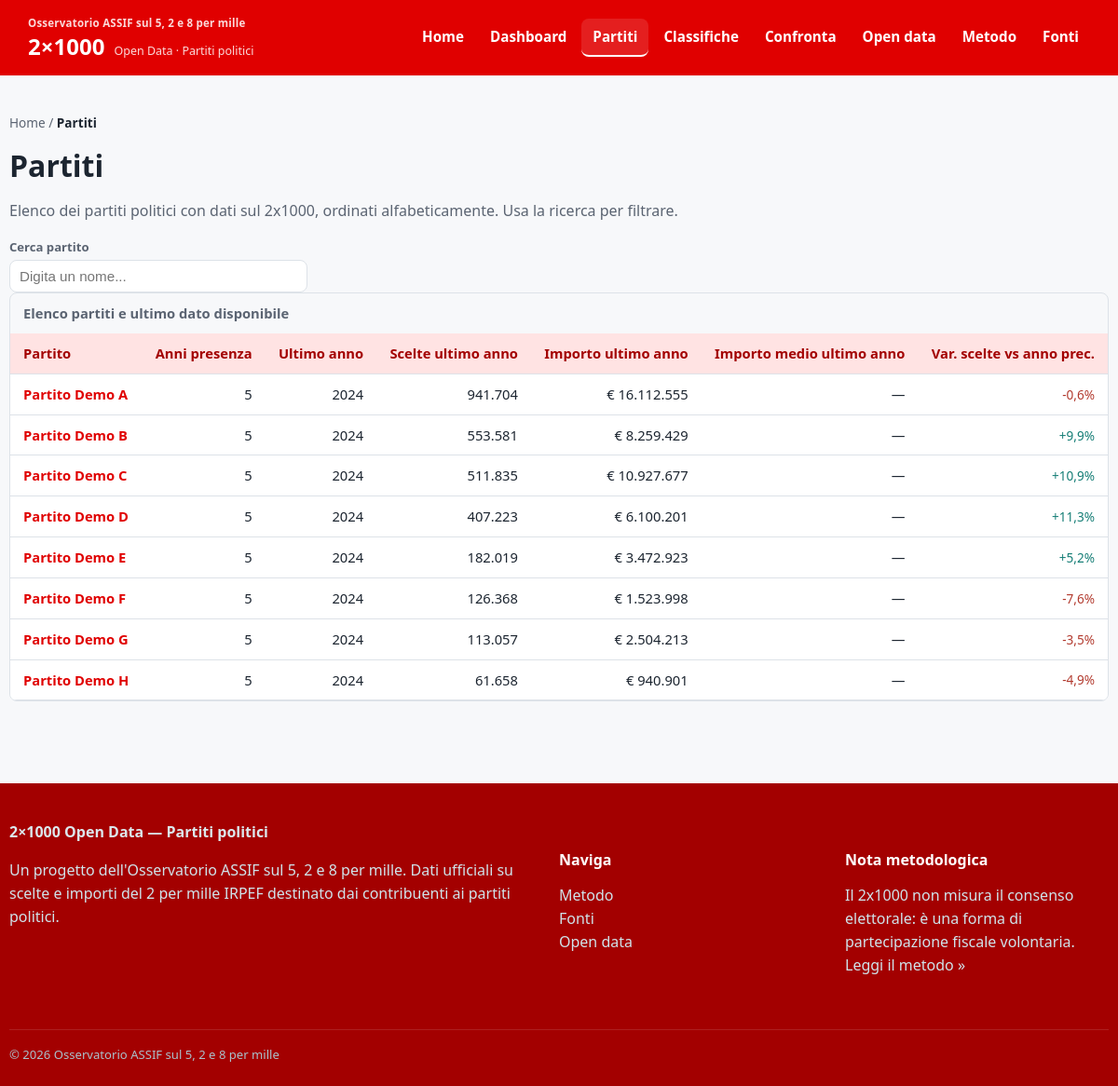
Page /partiti.php on the committed database.
### tables this page shows
CREATE TABLE IF NOT EXISTS results (
  id INT UNSIGNED NOT NULL AUTO_INCREMENT,
  party_id INT UNSIGNED NOT NULL,
  declaration_year SMALLINT UNSIGNED NOT NULL,
  tax_year SMALLINT UNSIGNED NOT NULL,
  valid_choices BIGINT UNSIGNED NOT NULL DEFAULT 0 COMMENT 'numero di scelte valide',
  pct_total_taxpayers DECIMAL(8,5) NULL COMMENT 'scelte valide / totale contribuenti (%)',
  pct_valid_choices DECIMAL(8,5) NULL COMMENT 'quota sul totale delle scelte valide (%)',
  amount DECIMAL(16,2) NOT NULL DEFAULT 0 COMMENT 'importo assegnato in euro',
  pct_amount DECIMAL(8,5) NULL COMMENT 'quota sull''importo totale (%)',
  avg_amount_per_choice DECIMAL(10,2) NULL COMMENT 'importo medio per scelta (indicatore aggregato, non reddito medio)',
  rank_choices SMALLINT UNSIGNED NULL,
  rank_amount SMALLINT UNSIGNED NULL,
  rank_avg_amount SMALLINT UNSIGNED NULL,
  source_id INT UNSIGNED NULL,
  created_at TIMESTAMP NOT NULL DEFAULT CURRENT_TIMESTAMP,
  updated_at TIMESTAMP NOT NULL DEFAULT CURRENT_TIMESTAMP ON UPDATE CURRENT_TIMESTAMP,
  PRIMARY KEY (id),
  UNIQUE KEY uniq_results_party_year (party_id, declaration_year),
  KEY idx_results_party (party_id),
  KEY idx_results_declaration_year (declaration_year),
  KEY idx_results_tax_year (tax_year),
  KEY idx_results_source (source_id),
  CONSTRAINT fk_results_party FOREIGN KEY (party_id) REFERENCES parties (id) ON DELETE CASCADE,
  CONSTRAINT fk_results_source FOREIGN KEY (source_id) REFERENCES sources (id) ON DELETE SET NULL
);

### app/includes/layout.php (called while the page is built, shortened)
<?php
function render_page(string $view, array $data = [], string $pageTitle = '2x1000 Open Data — Partiti politici', string $pageDescription = ''): void
{
    extract($data, EXTR_SKIP);
    require __DIR__ . '/header.php';
    require $view;
    require __DIR__ . '/footer.php';
}

### public/partiti.php (called while the page is built, shortened)
<?php
$rows = Result::latestForAllParties();
$rows = array_values(array_filter($rows, static function (array $r): bool {
    return (int) ($r['years_present'] ?? 0) > 0 && (int) ($r['valid_choices'] ?? 0) > 0;
}));
usort($rows, fn($a, $b) => strcmp($a['canonical_name'], $b['canonical_name']));
render_page(
    __DIR__ . '/../app/views/parties.php',
    ['rows' => $rows],
    'Partiti — 2x1000 Open Data',
    'Elenco dei partiti politici con dati storici sul 2x1000 IRPEF.'
);

### app/includes/helpers.php (called while the page is built, shortened)
<?php
function h(?string $value): string
{
    return htmlspecialchars($value ?? '', ENT_QUOTES, 'UTF-8');
}
function fmt_int(int|float|string|null $value): string
{
    return number_format((float) $value, 0, ',', '.');
}
function fmt_amount(int|float|string|null $value, int $decimals = 0): string
{
    if ($value === null) {
        return '—';
    }
    return '€ ' . number_format((float) $value, $decimals, ',', '.');
}
function fmt_delta(int|float|string|null $value, bool $isPct = false, int $decimals = 1): string
{
    $sign = $value > 0 ? '+' : '';
    return $sign . number_format((float) $value, $isPct ? $decimals : 0, ',', '.') . ($isPct ? '%' : '');
}
function current_path(): string
{
    return parse_url($_SERVER['REQUEST_URI'] ?? '/', PHP_URL_PATH) ?: '/';
}

### app/config/database.php (called while the page is built, shortened)
<?php
function env(string $key, ?string $default = null): ?string
{
    $value = getenv($key);
    return $value !== false ? $value : ($_ENV[$key] ?? $default);
}
function db(): PDO
{
    static $pdo = null;
    $host = env('DB_HOST', 'localhost');
    $port = env('DB_PORT', '3306');
    $name = env('DB_NAME', '2x1000');
    $charset = env('DB_CHARSET', 'utf8mb4');
    $user = env('DB_USER', 'root');
    $pass = env('DB_PASS', '');
    $dsn = "mysql:host=$host;port=$port;dbname=$name;charset=$charset";
    try {
        $pdo = new PDO($dsn, $user, $pass, [
            PDO::ATTR_ERRMODE => PDO::ERRMODE_EXCEPTION,
            PDO::ATTR_DEFAULT_FETCH_MODE => PDO::FETCH_ASSOC,
            PDO::ATTR_EMULATE_PREPARES => false,
        ]);
    } catch (PDOException $e) {
        http_response_code(500);
        if (str_starts_with($_SERVER['SCRIPT_NAME'] ?? '', '/api/')) {
            header('Content-Type: application/json; charset=utf-8');
            echo json_encode(['error' => 'Database non disponibile']);
        } else {
            echo 'Database non disponibile. Verifica la configurazione in .env.';
        }
        exit;
    }
    return $pdo;
}

### app/models/Result.php (called while the page is built, shortened)
<?php
final class Result
{
    public static function latestForAllParties(): array
    {
        $sql = 'SELECT v.*, (SELECT COUNT(*) FROM results r2 WHERE r2.party_id = v.party_id) AS years_present
                FROM v_results_full v
                JOIN (
                    SELECT party_id, MAX(declaration_year) AS max_year
                    FROM results GROUP BY party_id
                ) latest ON latest.party_id = v.party_id AND latest.max_year = v.declaration_year
                ORDER BY v.canonical_name ASC';
        return db()->query($sql)->fetchAll();
    }
}

### app/views/parties.php (the view, shortened to what this page needs)
<div class="container section">
  <nav class="breadcrumb"><a href="/">Home</a> / <span aria-current="page">Partiti</span></nav>
  <h1>Partiti</h1>
  <p class="text-muted">Elenco dei partiti politici con dati sul 2x1000, ordinati alfabeticamente. Usa la ricerca per filtrare.</p>
  <div class="field" style="max-width:320px">
    <label for="party-search">Cerca partito</label>
    <input type="search" id="party-search" placeholder="Digita un nome...">
  </div>
  <div class="table-wrap">
    <table class="data-table" id="parties-table">
      <caption>Elenco partiti e ultimo dato disponibile</caption>
      <thead>
        <tr>
          <th>Partito</th>
          <th>Anni presenza</th>
          <th>Ultimo anno</th>
          <th>Scelte ultimo anno</th>
          <th>Importo ultimo anno</th>
          <th>Importo medio ultimo anno</th>
          <th>Var. scelte vs anno prec.</th>
        </tr>
      </thead>
      <tbody>
      <?php foreach ($rows as $r): ?>
        <tr>
          <td data-label="partito"><a href="/partito.php?slug=<?= h($r['slug']) ?>"><?= h($r['canonical_name']) ?></a></td>
          <td><?= fmt_int($r['years_present']) ?></td>
          <td><?= h((string) ($r['declaration_year'] ?? '—')) ?></td>
          <td><?= fmt_int($r['valid_choices'] ?? null) ?></td>
          <td><?= fmt_amount($r['amount'] ?? null) ?></td>
          <td><?= fmt_amount($r['avg_amount_per_choice'] ?? null, 2) ?></td>
          <td class="<?= isset($r['choices_delta_pct']) && $r['choices_delta_pct'] < 0 ? 'kpi-delta negative' : 'kpi-delta positive' ?>">
            <?= isset($r['choices_delta_pct']) ? fmt_delta((float) $r['choices_delta_pct'], true) : '—' ?>
          </td>
        </tr>
      <?php endforeach; ?>
      </tbody>
    </table>
  </div>
</div>

### app/includes/header.php (shortened to what this page needs)
<?php
$navItems = [
    '/' => 'Home',
    '/dashboard.php' => 'Dashboard',
    '/partiti.php' => 'Partiti',
    '/classifiche.php' => 'Classifiche',
    '/confronta.php' => 'Confronta',
    '/open-data.php' => 'Open data',
    '/metodo.php' => 'Metodo',
    '/fonti.php' => 'Fonti',
];
$currentPath = current_path();
?>
<!DOCTYPE html>
<html lang="it">
<head>
<link rel="stylesheet" href="/assets/css/main.css">
</head>
<body>
<header class="site-header">
  <div class="container header-inner">
    <a class="brand" href="/">
      <span class="brand-eyebrow">Osservatorio ASSIF sul 5, 2 e 8 per mille</span>
      <span class="brand-mark">2×1000 <span class="brand-sub">Open Data · Partiti politici</span></span>
    </a>
    <nav class="main-nav" aria-label="Navigazione principale">
      <ul id="main-nav-list">
        <?php foreach ($navItems as $href => $label): ?>
          <li>
            <a href="<?= h($href) ?>" <?= ($currentPath === $href || ($href !== '/' && str_starts_with($currentPath, $href))) ? 'class="active" aria-current="page"' : '' ?>><?= h($label) ?></a>
          </li>
        <?php endforeach; ?>
      </ul>
    </nav>
  </div>
</header>
<main id="main-content">

### app/includes/footer.php (shortened to what this page needs)
</main>
<footer class="site-footer">
  <div class="container footer-inner">
    <div class="footer-col">
      <strong>2×1000 Open Data — Partiti politici</strong>
      <p>Un progetto dell'Osservatorio ASSIF sul 5, 2 e 8 per mille. Dati ufficiali su scelte e importi del 2 per mille IRPEF destinato dai contribuenti ai partiti politici.</p>
    </div>
    <div class="footer-col">
      <h2>Naviga</h2>
      <ul>
        <li><a href="/metodo.php">Metodo</a></li>
        <li><a href="/fonti.php">Fonti</a></li>
        <li><a href="/open-data.php">Open data</a></li>
      </ul>
    </div>
    <div class="footer-col">
      <h2>Nota metodologica</h2>
      <p>Il 2x1000 non misura il consenso elettorale: è una forma di partecipazione fiscale volontaria. <a href="/metodo.php">Leggi il metodo »</a></p>
    </div>
  </div>
  <div class="footer-bottom container">
    <span>© <?= date('Y') ?> Osservatorio ASSIF sul 5, 2 e 8 per mille</span>
  </div>
</footer>
</body>
</html>

### public/assets/css/main.css (style rules this page uses)
:root { --color-bg: #f7f8fa; --color-surface: #ffffff; --color-text: #1c2530; --color-text-muted: #5b6472; --color-border: #dde2e8; --color-primary: #e00000; --color-primary-dark: #a30000; --color-primary-light: #ffe3e3; --color-accent: #147d75; --color-positive: #147d75; --color-negative: #b23a2e; --color-warning: #a9741c; --radius: 8px; --radius-pill: 999px; --shadow-sm: 0 1px 2px rgba(15, 30, 45, 0.06); --shadow-md: 0 4px 16px rgba(15, 30, 45, 0.08); --font-sans: "Source Sans 3", "Segoe UI", Helvetica, Arial, sans-serif; --max-width: 1180px; }
:root { color-scheme: light; }
* { box-sizing: border-box; }
html, body { margin: 0; padding: 0; background: var(--color-bg); color: var(--color-text); font-family: var(--font-sans); font-size: 16px; line-height: 1.55; }
.container { max-width: var(--max-width); margin: 0 auto; padding: 0 20px; }
h1, h2, h3, h4 { line-height: 1.25; font-weight: 700; color: var(--color-text); }
h1 { font-size: 2rem; margin: 0 0 .5rem; }
h2 { font-size: 1.4rem; margin: 2rem 0 1rem; }
p { color: var(--color-text); }
a { color: var(--color-primary); text-decoration: none; }
.site-header { background: var(--color-primary); }
.header-inner { display: flex; align-items: center; justify-content: space-between; padding: 16px 20px; gap: 20px; }
.brand { display: flex; flex-direction: column; color: #fff; }
.brand-eyebrow { font-size: .72rem; font-weight: 600; letter-spacing: .02em; color: rgba(255, 255, 255, 0.85); }
.brand-mark { font-size: 1.5rem; font-weight: 800; color: #fff; line-height: 1.3; }
.brand-sub { font-size: .78rem; font-weight: 500; color: rgba(255, 255, 255, 0.85); margin-left: 4px; }
.main-nav ul { list-style: none; display: flex; gap: 4px; margin: 0; padding: 0; flex-wrap: wrap; }
.main-nav a { display: inline-block; padding: 8px 12px; border-radius: var(--radius); color: #fff; font-weight: 600; font-size: .95rem; border-bottom: 2px solid transparent; }
.main-nav a.active, .main-nav a:hover { background: rgba(255, 255, 255, 0.12); border-bottom-color: #fff; color: #fff; text-decoration: none; }
.section { padding: 2.5rem 0; }
.kpi-delta { font-size: .85rem; margin-top: 4px; }
.kpi-delta.positive { color: var(--color-positive); }
.kpi-delta.negative { color: var(--color-negative); }
.table-wrap { overflow-x: auto; border: 1px solid var(--color-border); border-radius: var(--radius); }
table.data-table { width: 100%; border-collapse: collapse; background: var(--color-surface); font-size: .92rem; }
table.data-table caption { text-align: left; padding: 10px 14px; font-weight: 600; color: var(--color-text-muted); }
table.data-table th, table.data-table td { padding: 10px 14px; border-bottom: 1px solid var(--color-border); text-align: right; white-space: nowrap; }
table.data-table th:first-child, table.data-table td:first-child { text-align: left; white-space: normal; }
table.data-table thead th { background: var(--color-primary-light); color: var(--color-primary-dark); font-weight: 700; position: sticky; top: 0; }
table.data-table a { font-weight: 600; }
.field { display: flex; flex-direction: column; gap: 4px; }
.field label { font-size: .82rem; font-weight: 600; color: var(--color-text-muted); }
select, input[type=text], input[type=search], input[type=number] { padding: 8px 10px; border: 1px solid var(--color-border); border-radius: var(--radius); background: var(--color-surface); color: var(--color-text); font-size: .95rem; }
.breadcrumb { font-size: .85rem; color: var(--color-text-muted); margin-bottom: 1rem; }
.breadcrumb a { color: var(--color-text-muted); }
.breadcrumb span[aria-current] { color: var(--color-text); font-weight: 600; }
.site-footer { background: var(--color-primary-dark); color: #dce7ec; margin-top: 3rem; }
.footer-inner { display: grid; grid-template-columns: 2fr 1fr 1fr; gap: 24px; padding: 2.5rem 0; }
.footer-col h2 { color: #fff; font-size: 1rem; }
.footer-col a { color: #cfe3ea; }
.footer-col p { color: #cfe3ea; }
.footer-col ul { list-style: none; padding: 0; }
.footer-bottom { padding: 1rem 0 1.5rem; font-size: .82rem; color: #a9c1cb; border-top: 1px solid rgba(255,255,255,.12); }
.text-muted { color: var(--color-text-muted); }

### rows in the picture
results: canonical_name "Partito Demo A", years_present "5", declaration_year "2024", valid_choices "941.704", amount "€ 16.112.555", avg_amount_per_choice "—", choices_delta_pct "-0,6%"
results: canonical_name "Partito Demo B", years_present "5", declaration_year "2024", valid_choices "553.581", amount "€ 8.259.429", avg_amount_per_choice "—", choices_delta_pct "+9,9%"
results: canonical_name "Partito Demo C", years_present "5", declaration_year "2024", valid_choices "511.835", amount "€ 10.927.677", avg_amount_per_choice "—", choices_delta_pct "+10,9%"
results: canonical_name "Partito Demo D", years_present "5", declaration_year "2024", valid_choices "407.223", amount "€ 6.100.201", avg_amount_per_choice "—", choices_delta_pct "+11,3%"
results: canonical_name "Partito Demo E", years_present "5", declaration_year "2024", valid_choices "182.019", amount "€ 3.472.923", avg_amount_per_choice "—", choices_delta_pct "+5,2%"
results: canonical_name "Partito Demo F", years_present "5", declaration_year "2024", valid_choices "126.368", amount "€ 1.523.998", avg_amount_per_choice "—", choices_delta_pct "-7,6%"
results: canonical_name "Partito Demo G", years_present "5", declaration_year "2024", valid_choices "113.057", amount "€ 2.504.213", avg_amount_per_choice "—", choices_delta_pct "-3,5%"
results: canonical_name "Partito Demo H", years_present "5", declaration_year "2024", valid_choices "61.658", amount "€ 940.901", avg_amount_per_choice "—", choices_delta_pct "-4,9%"

### other values in the picture
$label "Home"
$label "Dashboard"
$label "Partiti"
$label "Classifiche"
$label "Confronta"
$label "Open data"
$label "Metodo"
$label "Fonti"
